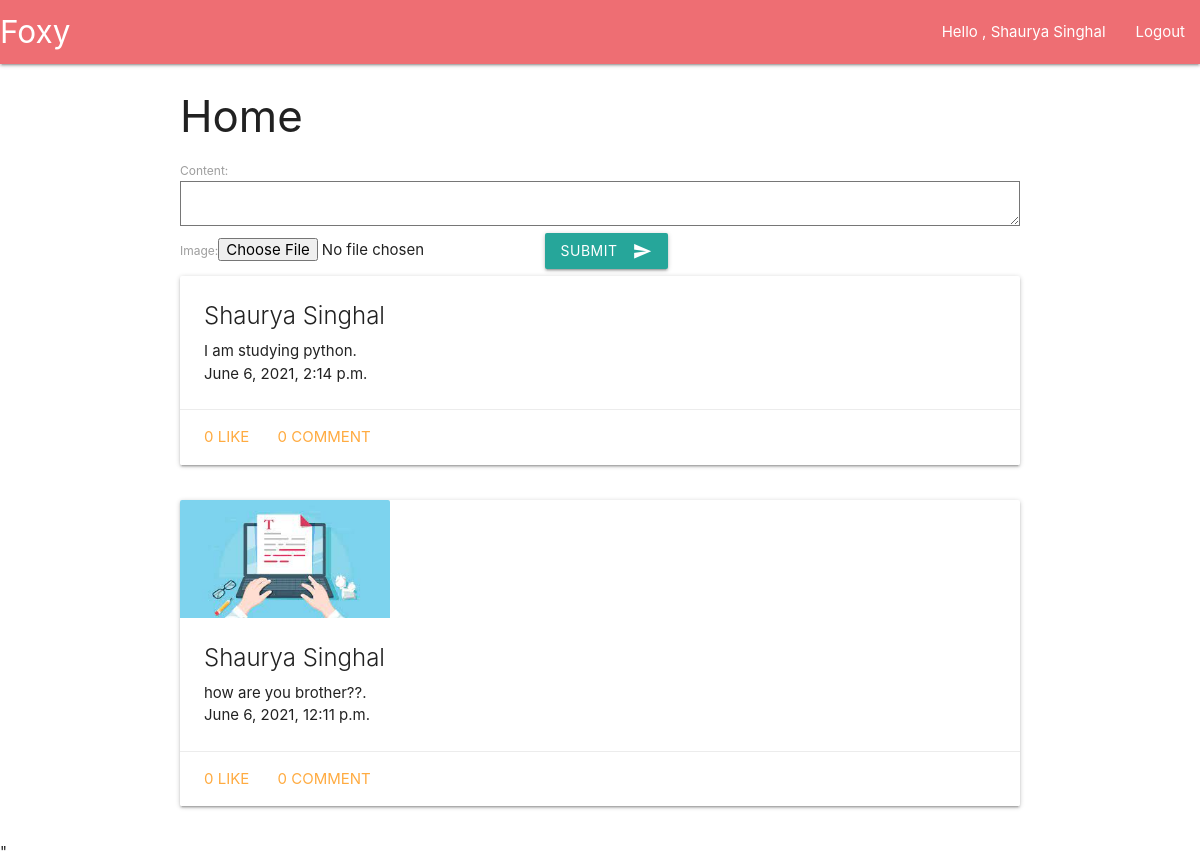
Screenshot of /home/ (signed in) with the database file from the repository.
### social/models.py (models this page shows, shortened)
class Post(models.Model):
    user = models.ForeignKey(User,on_delete=models.CASCADE)
    created_at = models.DateTimeField(auto_now=True)
    content = models.TextField()
    image = models.ImageField(blank=True)

### social/views.py (the view)
# urls.py: 2. Add a URL to urlpatterns:  path('', Home.as_view(), name='home')
class Home(LoginRequiredMixin, ListView):
    context_object_name = 'posts'
    template_name = 'social/home.html'
    login_url = 'auth/login'
    def get_queryset(self):
        return Post.objects.filter(Q(user=self.request.user)).order_by('-created_at')
    def get_context_data(self, *args, **kwargs):
        data = super().get_context_data(*args, **kwargs)
        data['post_form'] = CreatePostForm()
        return data

### social/forms.py
class CreatePostForm(forms.ModelForm):
    class Meta:
        model = Post
        fields = ['content','image']

### templates/social/home.html (shortened to what this page needs)
{% extends 'base.html' %}
{% block content %}
  <div class="container">
    <h3>Home</h3>
    <form action="/post/" method="POST" enctype="multipart/form-data">
      {{post_form}}
      <button class="btn waves-effect waves-light" type="submit" name="action">Submit
        <i class="material-icons right">send</i>
      </button>
    </form>
    {% for post in posts %}
    <div class="row">
      {% include 'social/components/post.html' %}
    </div>
    {% endfor %}
  </div>
{% endblock %}

### templates/navbar.html
<nav>
  <div class="nav-wrapper">
    <a href="/" class="brand-logo">Foxy</a>
    <ul id="nav-mobile" class="right hide-on-med-and-down">
      {% if user.is_authenticated %}
      <li><a href="/home">Hello , {{user.first_name}} {{user.last_name}}</a></li>
      <li><a href="/auth/logout">Logout</a></li>
      {% else %}
      <li><a href="/auth/login">Login</a></li>
      <li><a href="/auth/signup">Signup</a></li>
      {% endif %}
    </ul>
  </div>
</nav>

### templates/social/components/post.html (shortened to what this page needs)
<div class="card">
  <div class="card-image">
    {% if post.image %}
    <img src="/media/{{post.image}}" style="width: 25%;">
    {% endif %}
  </div>
  <div class="card-content">
    <span class="card-title">{{post.user.first_name}} {{post.user.last_name}}</span>
    <p>{{post.content}}.</p>
    <span >{{post.created_at}}</span>
  </div>
  <div class="card-action">
    <a href="#" onclick="likePost({{post.id}});">{{post.like_set.count}} Like</a>
    <a class="modal-trigger" href="#postModal{{post.id}}">{{post.comment_set.count}} Comment </a>
  </div>
</div>

### rows the page displays
Post: user.first_name "Shaurya", user.last_name "Singhal", content "I am studying python", created_at "June 6, 2021, 2:14 p.m.", like_set.count "0", comment_set.count "0"
Post: image (picture), user.first_name "Shaurya", user.last_name "Singhal", content "how are you brother??", created_at "June 6, 2021, 12:11 p.m.", like_set.count "0", comment_set.count "0"

### other values shown
{{ user.first_name }} "Shaurya"
{{ user.last_name }} "Singhal"
